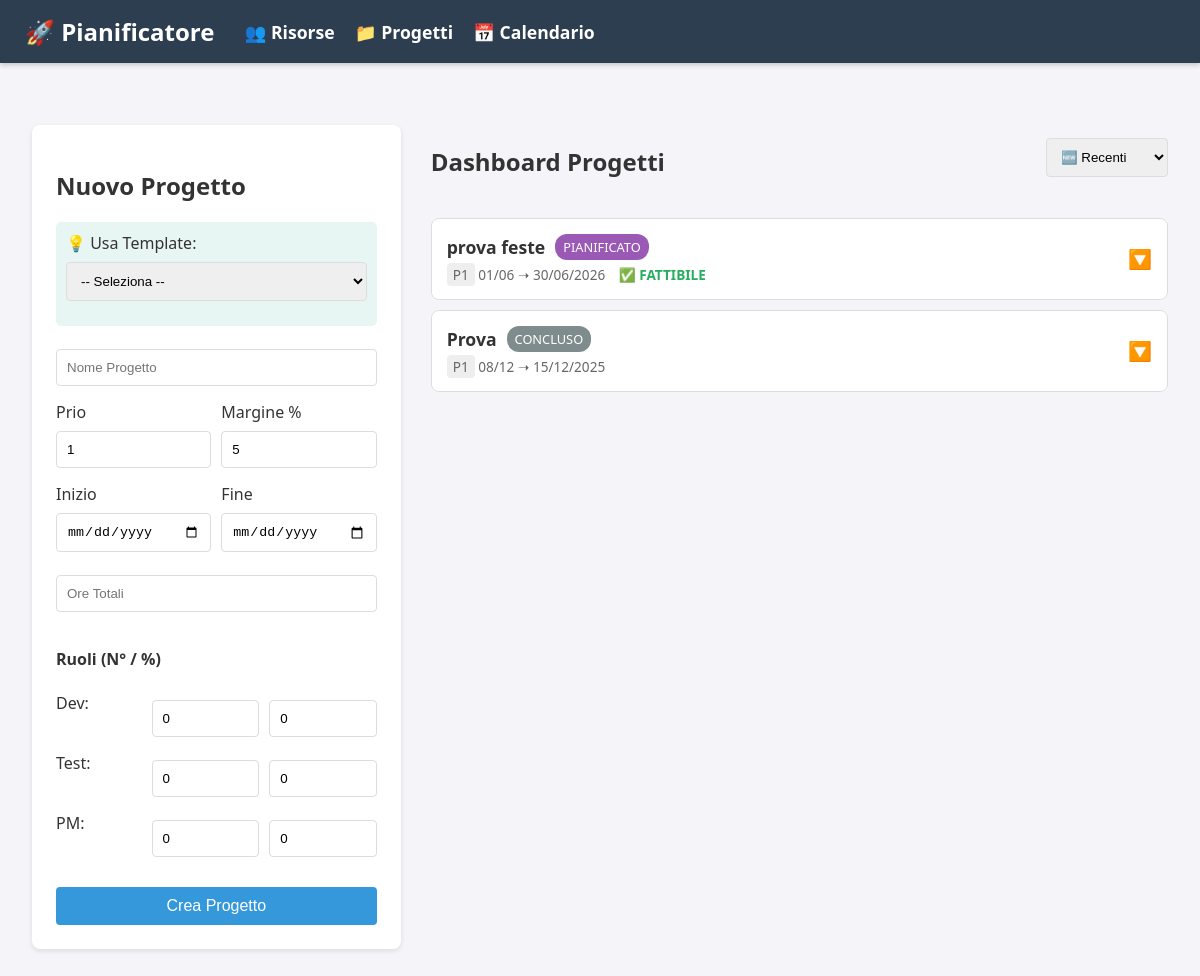
Page /progetti on the earlier database version.
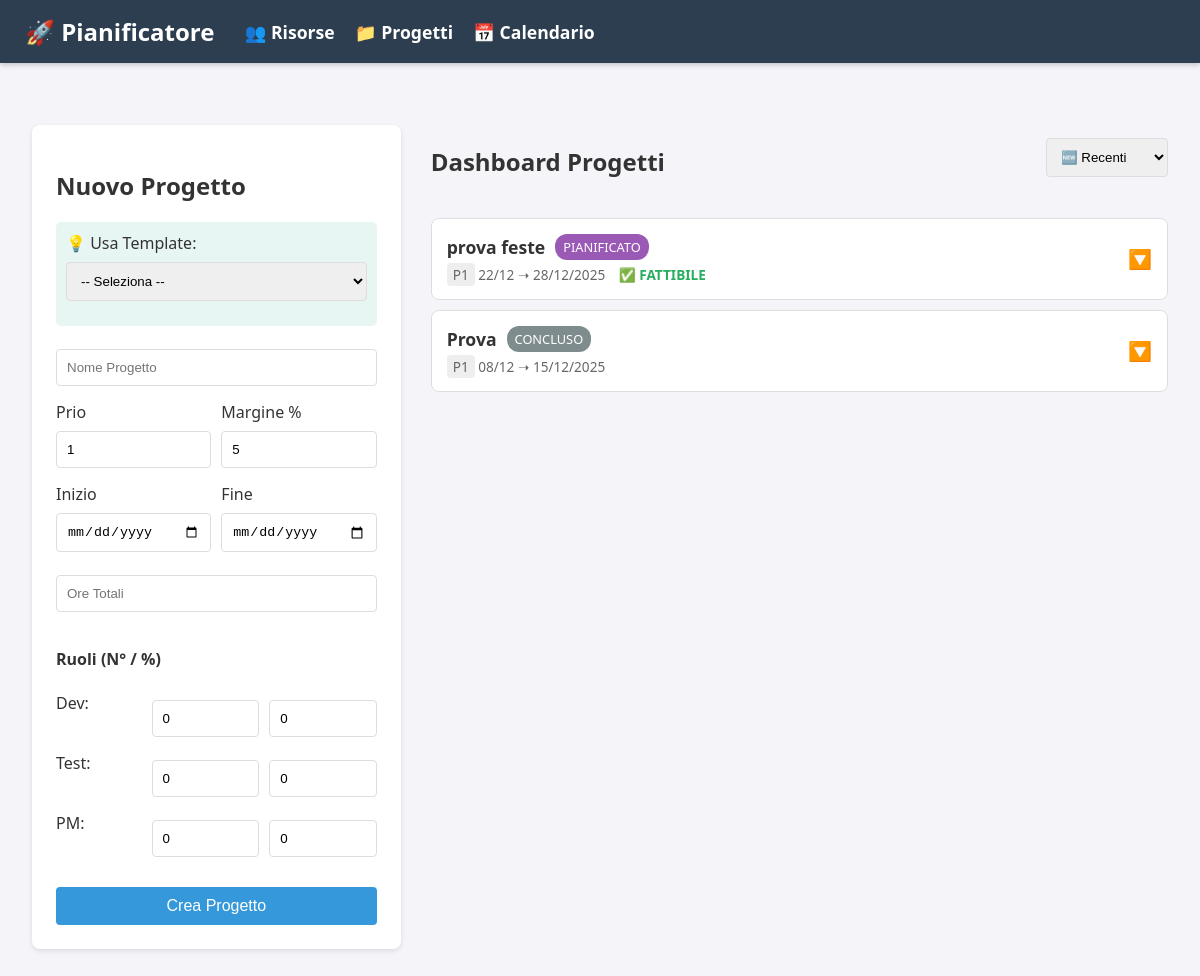
Same page on the later database version.
### app/models/database.py (models this page shows)
class ProgettoDB(db.Model):
    id = db.Column(db.Integer, primary_key=True)
    nome = db.Column(db.String(100), nullable=False)
    stato = db.Column(db.String(50), default='In svolgimento', nullable=False)
    priorita = db.Column(db.Integer, nullable=False)
    data_inizio = db.Column(db.Date, nullable=False)
    data_consegna = db.Column(db.Date, nullable=False)
    ore_stimate = db.Column(db.Integer, nullable=False)
    margine = db.Column(db.Integer, default=10)
    requisiti_str = db.Column(db.String(200), nullable=False, default="")
    def to_logic_object(self):
        requisiti_dict = {}
        if self.requisiti_str:
            gruppi = self.requisiti_str.split(";")
            for g in gruppi:
                parti = g.split(":")
                if len(parti) == 3:
                    skill = parti[0]
                    qty = int(parti[1])
                    perc = int(parti[2])
                    requisiti_dict[skill] = {'qty': qty, 'perc': perc}
        return Progetto(
            id=self.id,
            nome=self.nome,
            priorita=self.priorita,
            data_inizio=self.data_inizio,
            data_consegna=self.data_consegna,
            ore_stimate=self.ore_stimate,
            margine_percentuale=self.margine,
            requisiti=requisiti_dict,
            stato_db=self.stato
        )

### app/routes/progetti.py (the view)
@bp.route('/progetti')
def pagina_progetti():
    _, progetti_misti = ServiceProgetti.ottieni_dati_calcolati()
    sort_by = request.args.get('sort', 'recenti')
    if sort_by == 'priorita':
        progetti_misti.sort(key=lambda p: (
            0 if p.stato_db == 'In svolgimento' else (1 if p.stato_db == 'Pianificato' else 2),
            0 if p.fattibile else 1,
            p.priorita
        ))
    elif sort_by == 'scadenza':
        progetti_misti.sort(key=lambda p: p.data_consegna)
    else:
        progetti_misti.sort(key=lambda p: (p.id or 0), reverse=True)
    return render_template('progetti.html', progetti=progetti_misti,
                           best_practices=BEST_PRACTICE, current_sort=sort_by, today=date.today())

### app/logic/engine.py (called while the page is built)
def is_giorno_lavorativo(data_check):
    if data_check.weekday() >= 5:
        return False
    if data_check in it_holidays:
        return False
    return True

def calcola_ore_lavorative_tra_date(inizio, fine, ore_giornaliere=8):
    ore_totali = 0
    giorno_corrente = inizio
    while giorno_corrente <= fine:
        if is_giorno_lavorativo(giorno_corrente):
            ore_totali += ore_giornaliere
        giorno_corrente += timedelta(days=1)
    return ore_totali

def ordina_progetti(lista_progetti):
    return sorted(lista_progetti, key=lambda p: (p.priorita, p.id or 999999))

def calcola_fattore_pianificazione(margine_percentuale):
    return 1 - (margine_percentuale / 100)

### app/logic/services.py (called while the page is built)
    @staticmethod
    def aggiorna_stati_automatici():
        oggi = date.today()
        progetti = ProgettoDB.query.all()
        for p in progetti:
            if p.stato == 'Sospeso':
                continue
            if p.data_consegna < oggi:
                p.stato = 'Concluso'
            elif p.data_inizio > oggi:
                p.stato = 'Pianificato'
            else:
                p.stato = 'In svolgimento'
        db.session.commit()

### app/models/database.py (called while the page is built)
    @property
    def ore_perse_totali(self):
        ore = 0
        for a in self.assenze:
            giorni = (a.data_fine - a.data_inizio).days + 1
            ore += (giorni * 8)
        return ore

    def to_logic_object(self):
        return Risorsa(self.nome, self.skill, self.ore_totali, ore_assenze=self.ore_perse_totali)

### app/models/entities.py (called while the page is built)
    @property
    def ore_residue(self) -> float:
        return self.ore_totali_disponibili - self.ore_impegnate - self.ore_assenze

    def assegna_ore(self, ore: float):
        self.ore_impegnate += ore

    @staticmethod
    def _normalizza_data(valore_data) -> datetime:
        if isinstance(valore_data, str):
            try:
                return datetime.strptime(valore_data, "%Y-%m-%d")
            except ValueError:
                return datetime.max
        elif isinstance(valore_data, (date, datetime)):
            return valore_data
        else:
            return datetime.max

### app/templates/progetti.html (shortened to what this page needs)
{% extends "base.html" %}
{% block content %}
<div style="display: flex; gap: 30px;">
    <div class="col-input" style="flex: 1; max-width: 400px;">
        <div class="card">
            <h2>Nuovo Progetto</h2>
            <div style="background: #e8f6f3; padding: 10px; border-radius: 5px; margin-bottom: 15px;">
                <label>💡 Usa Template:</label>
                <select id="templateSelect" onchange="applicaTemplate()" style="width:100%">
                    <option value="">-- Seleziona --</option>
                </select>
            </div>
            <form action="/aggiungi_progetto" method="POST" onsubmit="return validaPercentuali()">
                <input type="text" name="nome" placeholder="Nome Progetto" required>
                <div class="row">
                    <div style="flex:1"><label>Prio</label> <input type="number" name="priorita" value="1" min="1"
                            max="5"></div>
                    <div style="flex:1"><label>Margine %</label> <input type="number" name="margine" value="5"></div>
                </div>
                <div class="row">
                    <div style="flex:1"><label>Inizio</label> <input type="date" name="data_inizio" required
                            min="{{ today }}"></div>
                    <div style="flex:1"><label>Fine</label> <input type="date" name="data" required min="{{ today }}">
                    </div>
                </div>
                <input type="number" name="ore" placeholder="Ore Totali" required>
                <h4>Ruoli (N° / %)</h4>
                <div class="row">
                    <label style="flex:1">Dev:</label>
                    <input type="number" name="qty_dev" value="0" min="0" style="flex:1">
                    <input type="number" name="pct_dev" id="pct_dev" value="0" style="flex:1" placeholder="%">
                </div>
                <div class="row">
                    <label style="flex:1">Test:</label>
                    <input type="number" name="qty_tester" value="0" min="0" style="flex:1">
                    <input type="number" name="pct_tester" id="pct_tester" value="0" style="flex:1" placeholder="%">
                </div>
                <div class="row">
                    <label style="flex:1">PM:</label>
                    <input type="number" name="qty_pm" value="0" min="0" style="flex:1">
                    <input type="number" name="pct_pm" id="pct_pm" value="0" style="flex:1" placeholder="%">
                </div>
                <button type="submit" class="btn-progetto" style="margin-top:15px">Crea Progetto</button>
            </form>
        </div>
    </div>
    <div class="col-data" style="flex: 2;">
        <div style="display:flex; justify-content:space-between; align-items:center; margin-bottom: 20px;">
            <h2>Dashboard Progetti</h2>
            <form action="/progetti" method="GET">
                <select name="sort" onchange="this.form.submit()">
                    <option value="recenti">🆕 Recenti</option>
                </select>
            </form>
        </div>
        {% for p in progetti %}
        {% set border_color = '#7f8c8d' %}
        {% if p.stato_db == 'In svolgimento' %}
        {% set border_color = '#27ae60' if p.fattibile else '#c0392b' %}
        {% if p.fattibile and p.warning_messaggio %}
        {% set border_color = '#f39c12' %}
        {% endif %}
        {% elif p.stato_db == 'Pianificato' %}
        {% set border_color = '#9b59b6' if p.fattibile else '#c0392b' %}
        {% elif p.stato_db == 'Sospeso' %}
        {% set border_color = '#f39c12' %}
        {% endif %}
        <details style="position: relative;">
            <summary>
                <div style="display: flex; flex-direction: column; gap: 5px;">
                    <div style="display: flex; align-items: center; gap: 10px;">
                        <strong style="font-size: 1.1rem;">{{ p.nome }}</strong>
                        {% if p.stato_db == 'In svolgimento' %}
                        {% if p.fattibile %}
                        <span class="badge" style="background:#27ae60; color:white;">IN CORSO</span>
                        {% else %}
                        <span class="badge" style="background:#c0392b; color:white;">BLOCCATO</span>
                        {% endif %}
                        {% elif p.stato_db == 'Pianificato' %}
                        <span class="badge" style="background:#9b59b6; color:white;">PIANIFICATO</span>
                        {% elif p.stato_db == 'Sospeso' %}
                        <span class="badge" style="background:#f39c12; color:white;">SOSPESO</span>
                        {% else %}
                        <span class="badge" style="background:#7f8c8d; color:white;">CONCLUSO</span>
                        {% endif %}
                    </div>
                    <div style="font-size: 0.85rem; color: #666;">
                        <span style="background: #eee; padding: 2px 6px; border-radius: 4px;">P{{ p.priorita }}</span>
                        {{ p.data_inizio.strftime('%d/%m') }} ➝ {{ p.data_consegna.strftime('%d/%m/%Y') }}
                        {% if p.stato_db in ['In svolgimento', 'Pianificato'] %}
                        {% if p.fattibile %}
                        <span style="color: #27ae60; font-weight: bold; margin-left: 10px;">✅ FATTIBILE</span>
                        {% else %}
                        <span style="color: #c0392b; font-weight: bold; margin-left: 10px;">
                            {{ p.note_errore if p.note_errore else "⛔ CARENZA RISORSE" }}
                        </span>
                        {% endif %}
                        {% endif %}
                    </div>
                </div>
                <span style="font-size: 1.2rem;">🔽</span>
            </summary>
        </details>
        {% endfor %}
    </div>
</div>
{% endblock %}

### app/templates/base.html (shortened to what this page needs)
<!DOCTYPE html>
<html lang="it">
<head>
    <link rel="stylesheet" href="{{ url_for('static', filename='style.css') }}">
    <link href='https://cdn.jsdelivr.net/npm/fullcalendar@5.11.3/main.min.css' rel='stylesheet' />
</head>
<body>
    <nav
        style="background-color: #2c3e50; padding: 15px; display: flex; align-items: center; box-shadow: 0 2px 5px rgba(0,0,0,0.2);">
        <h2 style="color: white; margin: 0 30px 0 10px;">🚀 Pianificatore</h2>
        <a href="/risorse" class="nav-link">👥 Risorse</a>
        <a href="/progetti" class="nav-link">📁 Progetti</a>
        <a href="/calendario" class="nav-link">📅 Calendario</a>
    </nav>
    <div class="container" style="margin-top: 30px;">
    {% block content %}{% endblock %}
    </div>
</body>
</html>

### app/static/style.css (style rules this page uses)
body { font-family: 'Segoe UI', Tahoma, Geneva, Verdana, sans-serif; background-color: #f4f4f9; margin: 0; padding: 0; color: #333; }
.container { padding: 2rem; }
.nav-link { color: #ffffff; text-decoration: none; font-weight: bold; font-size: 1.1rem; margin-right: 20px; transition: color 0.3s; }
.card { background: white; padding: 1.5rem; border-radius: 8px; box-shadow: 0 2px 5px rgba(0, 0, 0, 0.1); margin-bottom: 1.5rem; }
input, select { width: 100%; padding: 10px; margin: 8px 0 15px 0; border: 1px solid #ddd; border-radius: 4px; box-sizing: border-box; }
.row { display: flex; gap: 10px; }
button { width: 100%; padding: 10px; background-color: #3498db; color: white; border: none; border-radius: 4px; cursor: pointer; font-size: 1rem; }
.badge { padding: 4px 8px; border-radius: 12px; font-size: 0.8rem; background: #e0e0e0; }

### app/templates/progetti.html (style rules this page uses)
details { border: 1px solid #ddd; border-radius: 8px; margin-bottom: 10px; background: white; overflow: hidden; }
summary { padding: 15px; cursor: pointer; display: flex; justify-content: space-between; align-items: center; background: #fff; list-style: none; }

Differences in the rows shown:
changed ProgettoDB "prova feste": data_inizio "01/06" → "22/12"; data_consegna "30/06/2026" → "28/12/2025"
